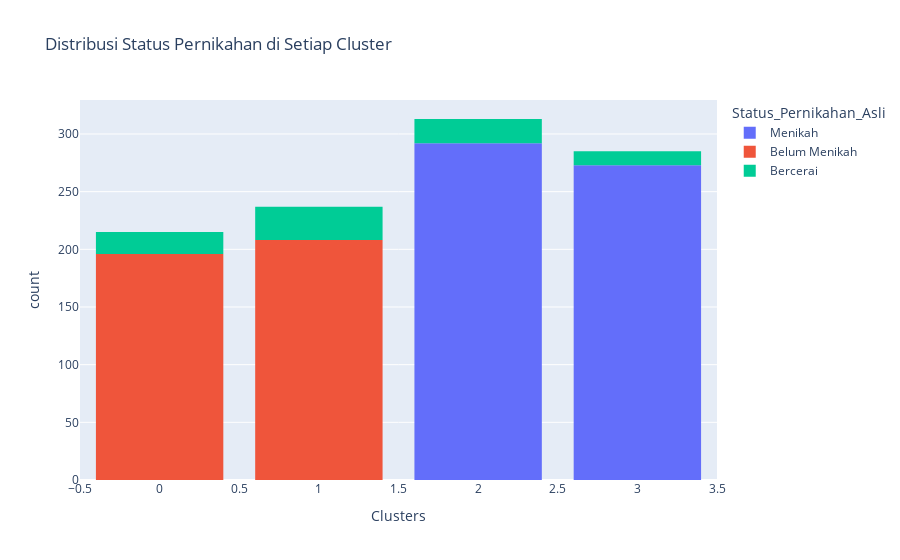

The code cell stored with this chart in its notebook:
### Markdown cell above
##### Status Pernikahan

### Code cell
# Menggunakan label asli untuk visualisasi dan analisis
df['Status_Pernikahan_Asli'] = label_encoders['Status_Pernikahan'].inverse_transform(df['Status_Pernikahan'])

# Menghitung status per cluster dengan label asli
status_per_cluster = df.groupby(['Clusters'])['Status_Pernikahan_Asli'].value_counts()
print("\nStatus per cluster:")
print(status_per_cluster)

# Membuat histogram dengan label asli
fig = px.histogram(df, x="Clusters", title="Distribusi Status Pernikahan di Setiap Cluster", color="Status_Pernikahan_Asli")
fig.update_layout(bargap=0.2)
fig.show()

### Figure 1 — Plotly figure (JSON) as saved in the notebook; plotly's stock layout.template omitted (floating-point values rounded to 4 significant figures; data arrays with more than 128 entries replaced by an {"elided": "..."} marker saying what was removed)
{"data": [{"alignmentgroup": "True", "bingroup": "x", "hovertemplate": "Status_Pernikahan_Asli=Menikah<br>Clusters=%{x}<br>count=%{y}<extra></extra>", "legendgroup": "Menikah", "marker": {"color": "#636efa", "pattern": {"shape": ""}}, "name": "Menikah", "offsetgroup": "Menikah", "orientation": "v", "showlegend": true, "type": "histogram", "x": {"elided": "565 int values"}, "xaxis": "x", "yaxis": "y"}, {"alignmentgroup": "True", "bingroup": "x", "hovertemplate": "Status_Pernikahan_Asli=Belum Menikah<br>Clusters=%{x}<br>count=%{y}<extra></extra>", "legendgroup": "Belum Menikah", "marker": {"color": "#EF553B", "pattern": {"shape": ""}}, "name": "Belum Menikah", "offsetgroup": "Belum Menikah", "orientation": "v", "showlegend": true, "type": "histogram", "x": {"elided": "404 int values"}, "xaxis": "x", "yaxis": "y"}, {"alignmentgroup": "True", "bingroup": "x", "hovertemplate": "Status_Pernikahan_Asli=Bercerai<br>Clusters=%{x}<br>count=%{y}<extra></extra>", "legendgroup": "Bercerai", "marker": {"color": "#00cc96", "pattern": {"shape": ""}}, "name": "Bercerai", "offsetgroup": "Bercerai", "orientation": "v", "showlegend": true, "type": "histogram", "x": [0, 1, 2, 0, 0, 2, 3, 0, 3, 0, 1, 1, 1, 1, 0, 2, 2, 1, 0, 3, 2, 2, 1, 3, 2, 2, 3, 1, 0, 1, 3, 1, 0, 1, 0, 2, 1, 1, 2, 2, 2, 2, 2, 1, 3, 0, 0, 1, 3, 3, 3, 1, 1, 2, 2, 2, 1, 0, 3, 2, 0, 1, 1, 0, 1, 3, 0, 0, 1, 2, 1, 2, 1, 1, 2, 0, 1, 0, 1, 1, 1], "xaxis": "x", "yaxis": "y"}], "layout": {"bargap": 0.2, "barmode": "relative", "legend": {"title": {"text": "Status_Pernikahan_Asli"}, "tracegroupgap": 0}, "title": {"text": "Distribusi Status Pernikahan di Setiap Cluster"}, "xaxis": {"anchor": "y", "domain": [0, 1], "title": {"text": "Clusters"}}, "yaxis": {"anchor": "x", "domain": [0, 1], "title": {"text": "count"}}}}
